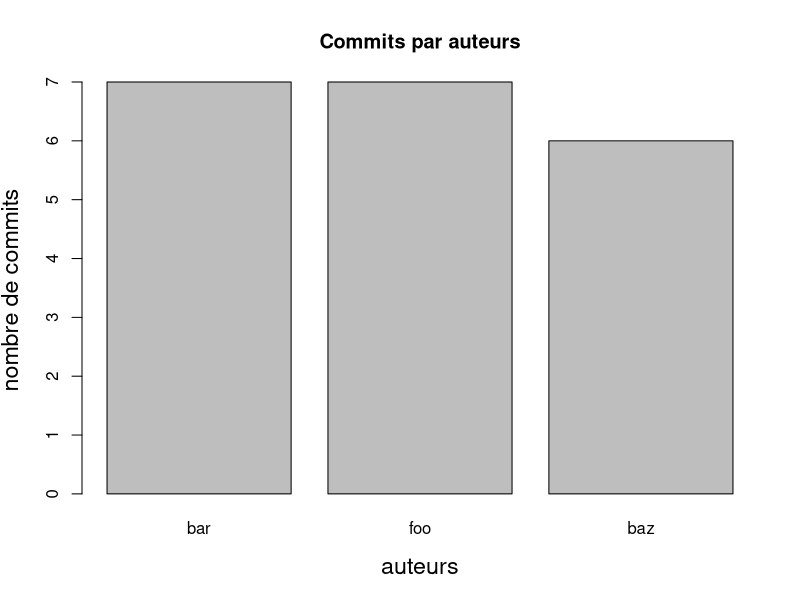

Write the R code that produced this figure.
# get data from file
# column 1 is labels (row names)
x <- read.table("../commitsPA.txt", header = FALSE, row.names = 1)
colnames(x) <- "nb"
attach(x)

## SETTINGS:
prob <- FALSE # set to TRUE if barplot(%) desired
tofile <- TRUE # set to FALSE to print in RStudio




pct <- 100*nb/sum(nb) # normalize to empirical probabilities (%)
# build colors from %
pcgood <- 10 # level qualifying what "good" means
cl <- (pct < pcgood)*2 # red
cl[cl == 0] <- 3   # green

# Do the plot
clab <- 1.4    # label size, 1 = default size
cnames <- 0.8  # bar names size, adapt to nb of bars
lgdbon <- paste("bon (>", pcgood,"%)")

if (! tofile) if (prob) {
  barplot(pct, names.arg = row.names(x), main="Commits par auteurs (%)",
        ylim = c(0, min(c(100, max(pct)+10))),
        xlab="auteurs", ylab="% de commits" , 
        cex.names = cnames, cex.lab=clab, col=cl)
  legend("topleft", legend = c(lgdbon,"mauvais"), fill=3:2,
       bg = "antiquewhite")
  # visualize "good" level...
  abline(h = pcgood, lty=2, col=8)
} else {
  barplot(nb, names.arg = row.names(x), main="Commits par auteurs",
          xlab="auteurs", ylab="nombre de commits", 
          cex.names = cnames, cex.lab=clab)}

# output plot to a file in png; see ?pdf or ?png
if (tofile) {
  pdf(file = "mybarplot.pdf", width=7, height=5) # 1920/1080 full HD png
  clab <- 1.4    # label size, 1 = default size
  cnames <- 1  # bar names size, adapt to nb of bars
  
  if (prob) {
    barplot(pct, names.arg = row.names(x), main="Commits par auteurs (%)",
            ylim = c(0, min(c(100, max(pct)+10))),
            xlab="auteurs", ylab="% de commits" , 
            cex.names = cnames, cex.lab=clab, col=cl)
    legend("topleft", legend = c(lgdbon,"mauvais"), fill=3:2,
           bg = "antiquewhite")
    # visualize "good" level...
    abline(h = pcgood, lty=2, col=8)
  } else {
    barplot(nb, names.arg = row.names(x), main="Commits par auteurs",
            xlab="auteurs", ylab="nombre de commits", 
            cex.names = cnames, cex.lab=clab)}
  
  dev.off() # close file
}
########
# pdf width=7, height=5

